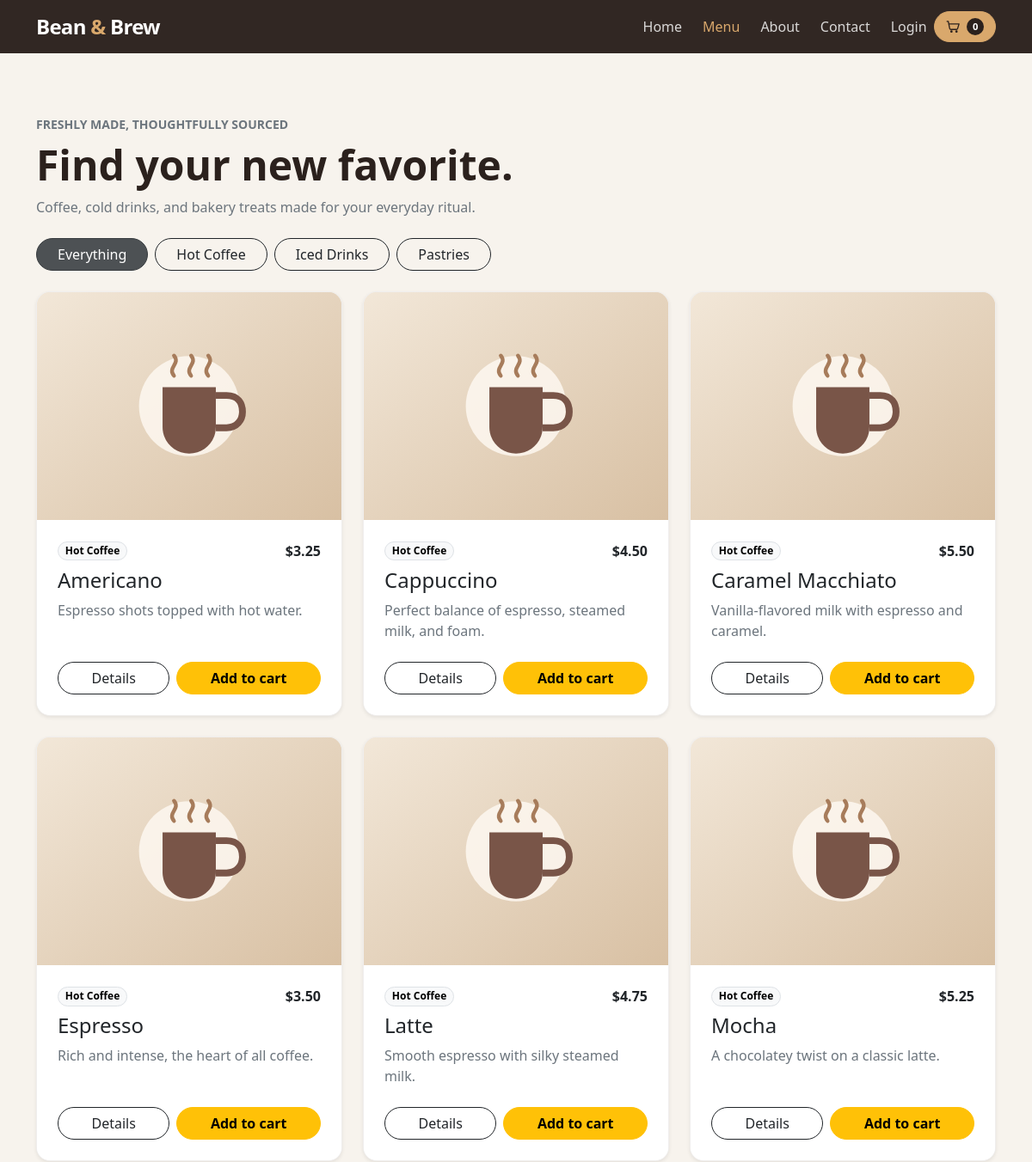
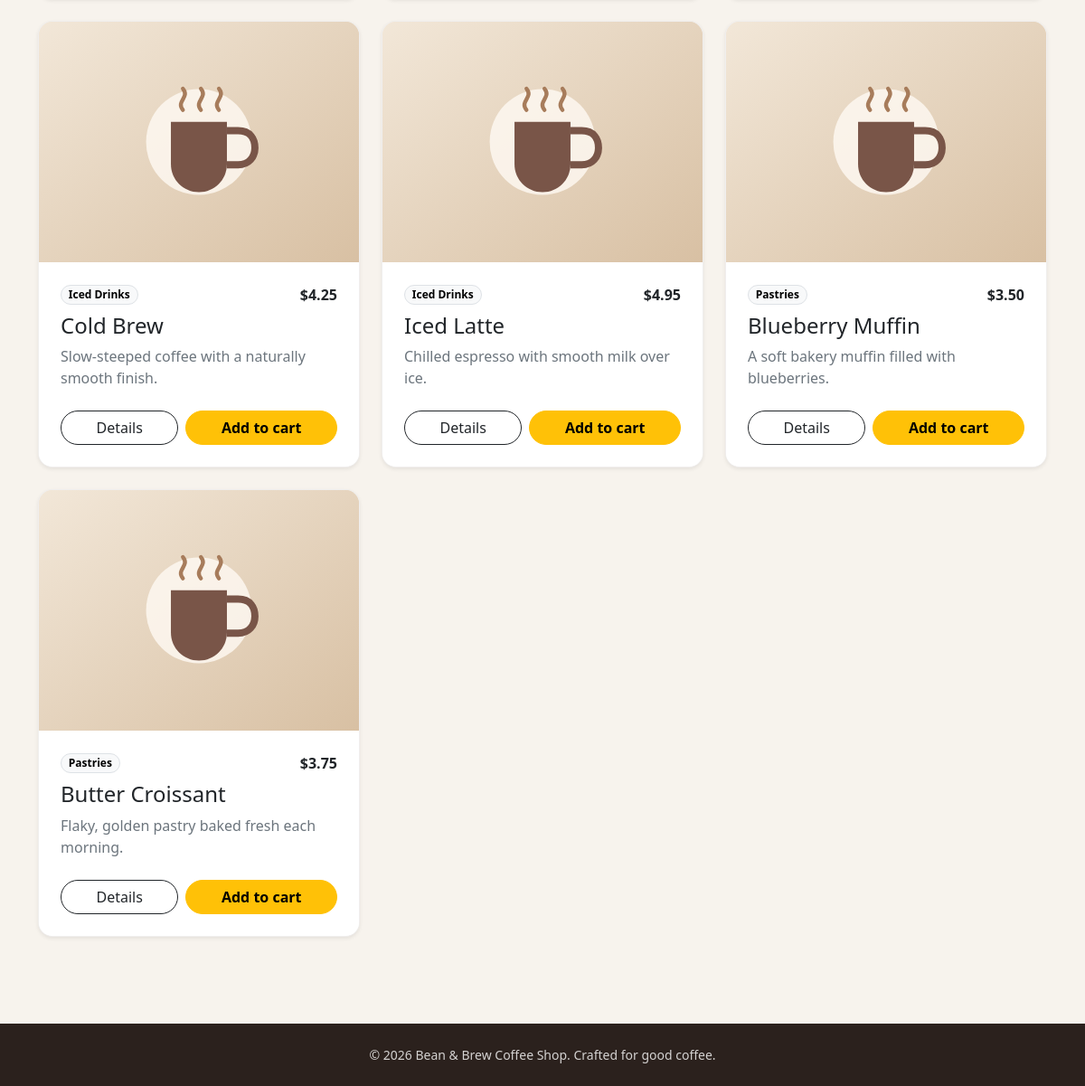
Page /menu.php on the committed database (2 pictures, top to bottom).
### tables this page shows
CREATE TABLE coffee_items (
    id INTEGER PRIMARY KEY AUTOINCREMENT,
    name TEXT NOT NULL,
    description TEXT NOT NULL,
    price REAL NOT NULL,
    image TEXT NOT NULL
, category TEXT NOT NULL DEFAULT 'Hot Coffee', ingredients TEXT NOT NULL DEFAULT '', calories INTEGER);

### includes/config.php (called while the page is built, shortened)
<?php
$db_path = __DIR__ . '/database.sqlite';
try {
    $pdo = new PDO("sqlite:$db_path");
    $pdo->setAttribute(PDO::ATTR_ERRMODE, PDO::ERRMODE_EXCEPTION);
    $pdo->setAttribute(PDO::ATTR_DEFAULT_FETCH_MODE, PDO::FETCH_ASSOC);
} catch (PDOException $e) {
    die("Database connection failed: " . $e->getMessage());
}
function getCoffeeItems($pdo) {
    $stmt = $pdo->query("SELECT id, name, description, price, image, category, ingredients, calories FROM coffee_items ORDER BY category, name");
    return $stmt->fetchAll();
}
function hasLocalCatalogImage($filename) {
    return is_string($filename)
        && preg_match('/\A[a-zA-Z0-9._-]+\.(?:jpe?g|png|webp|gif)\z/i', $filename) === 1
        && is_file(__DIR__ . '/../public/assets/images/' . $filename);
}
function catalogImageUrl($filename) {
    return 'assets/images/product-placeholder.svg';
}
$coffee_items = getCoffeeItems($pdo);

### public/menu.php (the view, shortened to what this page needs)
<?php
require_once "../includes/config.php";
$categories = array_values(array_unique(array_column($coffee_items, 'category')));
include "../includes/header.php";
?>
<section class="container py-5">
    <div class="d-flex flex-column flex-md-row justify-content-between align-items-md-end gap-3 mb-4">
        <div>
            <p class="text-uppercase small fw-semibold text-secondary mb-2">Freshly made, thoughtfully sourced</p>
            <h1 class="display-5 fw-bold mb-2">Find your new favorite.</h1>
            <p class="text-secondary mb-0">Coffee, cold drinks, and bakery treats made for your everyday ritual.</p>
        </div>
    </div>
    <div class="d-flex flex-wrap gap-2 mb-4" role="group" aria-label="Filter menu by category" data-category-filters>
        <button class="btn btn-dark rounded-pill px-4 active" type="button" data-category-filter="all" aria-pressed="true">Everything</button>
        <?php foreach ($categories as $category): ?>
            <button class="btn btn-outline-dark rounded-pill px-4" type="button" data-category-filter="<?php echo htmlspecialchars($category, ENT_QUOTES, 'UTF-8'); ?>" aria-pressed="false"><?php echo htmlspecialchars($category); ?></button>
        <?php endforeach; ?>
    </div>
    <div class="row g-4" data-product-grid>
        <?php foreach ($coffee_items as $item): ?>
            <div class="col-sm-6 col-xl-4 product-filter-item" data-category="<?php echo htmlspecialchars($item['category'], ENT_QUOTES, 'UTF-8'); ?>">
                <article class="card product-card h-100 shadow-sm">
                    <a class="text-decoration-none" href="product.php?id=<?php echo (int)$item['id']; ?>" aria-label="View <?php echo htmlspecialchars($item['name'], ENT_QUOTES, 'UTF-8'); ?> details">
                        <div class="product-art ratio ratio-4x3" aria-hidden="true">
                            <img src="<?php echo htmlspecialchars(catalogImageUrl($item['image']), ENT_QUOTES, 'UTF-8'); ?>" alt="" class="w-100 h-100 object-fit-cover">
                        </div>
                    </a>
                    <div class="card-body d-flex flex-column flex-grow-1 p-4">
                        <div class="d-flex justify-content-between align-items-center mb-2">
                            <span class="badge rounded-pill text-bg-light border"><?php echo htmlspecialchars($item['category']); ?></span>
                            <span class="fw-semibold">$<?php echo number_format($item['price'], 2); ?></span>
                        </div>
                        <h2 class="h4 card-title mb-2"><a class="text-decoration-none text-dark" href="product.php?id=<?php echo (int)$item['id']; ?>"><?php echo htmlspecialchars($item['name']); ?></a></h2>
                        <p class="text-secondary mb-0"><?php echo htmlspecialchars($item['description']); ?></p>
                    </div>
                    <div class="card-footer bg-white border-top-0 p-4 pt-0">
                        <div class="d-flex gap-2">
                            <a class="btn btn-outline-dark rounded-pill flex-grow-1" href="product.php?id=<?php echo (int)$item['id']; ?>">Details</a>
                            <form action="cart_handler.php" method="POST" class="js-cart-form flex-grow-1">
                                <button class="btn btn-warning rounded-pill w-100 fw-semibold" type="submit">Add to cart</button>
                            </form>
                        </div>
                    </div>
                </article>
            </div>
        <?php endforeach; ?>
    </div>
</section>
<?php include "../includes/footer.php"; ?>

### includes/header.php (style rules this page uses)
:root { --coffee-ink: #2b211d; --coffee-brown: #56392d; --coffee-gold: #d9a86c; --coffee-cream: #f7f3ed; }
body { background: var(--coffee-cream); color: var(--coffee-ink); min-height: 100vh; display: flex; flex-direction: column; }
.product-card { overflow: hidden; border: 1px solid rgba(65,44,34,.08); border-radius: 1rem; transition: transform .2s ease, box-shadow .2s ease; }
.product-art { min-height: 150px; display: grid; place-items: center; background: linear-gradient(135deg, #efe2d1, #dfc5a5); font-size: 4rem; }

### rows in the picture
coffee_items: category "Hot Coffee", price "3.25", name "Americano", description "Espresso shots topped with hot water."
coffee_items: category "Hot Coffee", price "4.50", name "Cappuccino", description "Perfect balance of espresso, steamed milk, and foam."
coffee_items: category "Hot Coffee", price "5.50", name "Caramel Macchiato", description "Vanilla-flavored milk with espresso and caramel."
coffee_items: category "Hot Coffee", price "3.50", name "Espresso", description "Rich and intense, the heart of all coffee."
coffee_items: category "Hot Coffee", price "4.75", name "Latte", description "Smooth espresso with silky steamed milk."
coffee_items: category "Hot Coffee", price "5.25", name "Mocha", description "A chocolatey twist on a classic latte."
coffee_items: category "Iced Drinks", price "4.25", name "Cold Brew", description "Slow-steeped coffee with a naturally smooth finish."
coffee_items: category "Iced Drinks", price "4.95", name "Iced Latte", description "Chilled espresso with smooth milk over ice."
coffee_items: category "Pastries", price "3.50", name "Blueberry Muffin", description "A soft bakery muffin filled with blueberries."
coffee_items: category "Pastries", price "3.75", name "Butter Croissant", description "Flaky, golden pastry baked fresh each morning."

### other values in the picture
$category "Hot Coffee"
$category "Iced Drinks"
$category "Pastries"
